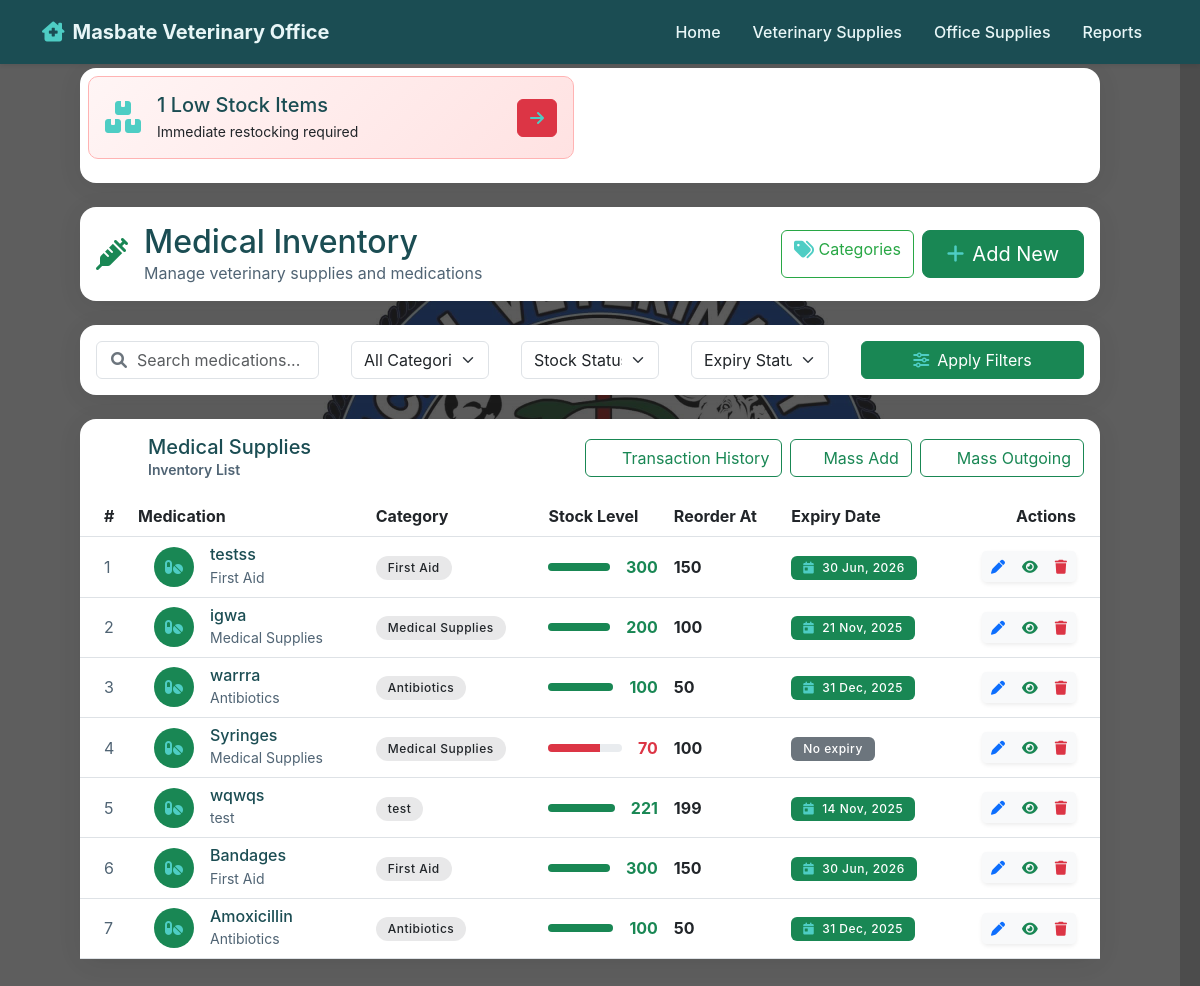
The app's page /vet/ (signed in) with its own data.
### vet_supplies/models.py (models this page shows, shortened)
class VetSupply(models.Model):
    name = models.CharField(max_length=200)
    quantity = models.IntegerField(default=0)
    created_at = models.DateTimeField(auto_now_add=True)
    updated_at = models.DateTimeField(auto_now=True)

class VetCategory(models.Model):
    name = models.CharField(
        max_length=100,
        unique=True,
        error_messages={'unique': 'This category already exists.'}
    )
    description = models.TextField(blank=True, default="")
    alert_threshold = models.PositiveIntegerField(
        default=0,
        help_text="Minimum quantity to trigger alerts (0 to disable)"
    )
    class Meta:
        verbose_name_plural = "Vet Categories"
        ordering = ['name']
    def __str__(self):
        return self.name

### vet_supplies/views.py (the view, shortened to what this page needs)
# urls.py: path('', VetSupplyList.as_view(), name='supply-list'),
class VetSupplyList(LoginRequiredMixin, ListView):
    model = VetSupply
    template_name = 'vet_supplies/list.html'
    context_object_name = 'supplies'
    paginate_by = 10
    def get_queryset(self):
        queryset = VetSupply.objects.select_related('category').all()
        search_query = self.request.GET.get('q')
        category_id = self.request.GET.get('category')
        stock_status = self.request.GET.get('stock_status')
        expiration_status = self.request.GET.get('expiration_status')
        if search_query:
            queryset = queryset.filter(
                Q(name__icontains=search_query) |
                Q(category__name__icontains=search_query)
            )
        if category_id and category_id.isdigit():
            queryset = queryset.filter(category_id=category_id)
        if stock_status == 'low':
            queryset = queryset.filter(quantity__lte=F('reorder_level'))
        elif stock_status == 'normal':
            queryset = queryset.filter(quantity__gt=F('reorder_level'))
        today = timezone.now().date()
        return queryset.distinct()
    def get_context_data(self, **kwargs):
        context = super().get_context_data(**kwargs)
        today = timezone.now().date()
        thirty_days_later = today + timedelta(days=30)
        context.update({
            'categories': VetCategory.objects.all(),
            'selected_category': self.request.GET.get('category', ''),
            'low_stock_count': VetSupply.objects.filter(
                quantity__lte=F('reorder_level')
            ).count(),
                'expiring_soon_count': VetSupply.objects.filter(
                expiration_date__gt=today,
                expiration_date__lte=thirty_days_later
            ).count(),
            'search_query': self.request.GET.get('q', ''),
            'selected_category': int(self.request.GET.get('category', 0) or 0),
            'stock_status': self.request.GET.get('stock_status', ''),
            'expiration_status': self.request.GET.get('expiration_status', '')
        })
        return context

### vet_supplies/models.py (called while the page is built)
    @property
    def needs_reorder(self):
        return self.quantity <= self.reorder_level

    @property
    def expiration_status(self):
        if not self.expiration_date:
            return 'non-expiring'
        today = timezone.now().date()
        delta = (self.expiration_date - today).days
        if delta < 0:
            return 'expired'
        if delta <= 7:
            return 'critical'
        if delta <= 30:
            return 'warning'
        return 'ok'

### vet_supplies/templatetags/vet_supplies_extras.py (called while the page is built)
@register.filter
def calc_percent(value, arg):
    try:
        return min((int(value) / int(arg)) * 100, 100)
    except (ValueError, ZeroDivisionError):
        return 0

### vet_supplies/templates/vet_supplies/list.html (shortened to what this page needs)
{% extends 'base.html' %}
{% load static %}
{% load humanize %}
{% load vet_supplies_extras %}
{% block content %}
<div class="container-fluid px-4">
    <div class="row mb-4">
        <div class="col-12">
            <div class="card shadow-blur border-0 overflow-hidden">
                <div class="card-body p-2">
                    <div class="row g-2">
                        {% if low_stock_count > 0 %}
                        <div class="col-md-6">
                            <div class="alert alert-gradient-danger d-flex align-items-center p-3 hover-lift">
                                <div class="alert-icon">
                                    <i class="fas fa-boxes fa-2x"></i>
                                </div>
                                <div class="flex-grow-1 ms-3">
                                    <h5 class="mb-1">{{ low_stock_count }} Low Stock Items</h5>
                                    <p class="mb-0 small">Immediate restocking required</p>
                                </div>
                                <a href="{% url 'vet_supplies:low-stock' %}" class="btn btn-danger btn-icon">
                                    <i class="fas fa-arrow-right"></i>
                                </a>
                            </div>
                        </div>
                        {% endif %}
                    </div>
                </div>
            </div>
        </div>
    </div>
    <div class="card shadow-blur border-0 mb-4">
        <div class="card-body p-3">
            <div class="d-flex align-items-center justify-content-between">
                <div class="d-flex align-items-center">
                    <i class="fas fa-syringe fa-2x text-success me-3"></i>
                    <div>
                        <h2 class="mb-0">Medical Inventory</h2>
                        <p class="text-muted mb-0">Manage veterinary supplies and medications</p>
                    </div>
                </div>
                <div class="d-flex gap-2">
                    <a href="{% url 'vet_supplies:category-list' %}"
                       class="btn btn-phoenix-primary btn-icon hover-lift"
                       data-bs-toggle="tooltip"
                       title="Manage Categories">
                        <i class="fas fa-tags fa-lg"></i> Categories
                    </a>
                    <a href="{% url 'vet_supplies:supply-create' %}"
                       class="btn btn-success btn-lg hover-lift px-4">
                        <i class="fas fa-plus me-2"></i>Add New
                    </a>
                </div>
            </div>
        </div>
    </div>
    <div class="card shadow-blur border-0 mb-4">
        <div class="card-body p-3">
            <form method="get" class="row g-3">
                <div class="col-12 col-lg-3">
                    <div class="search-box">
                        <i class="fas fa-search"></i>
                        <input type="text" name="q" class="form-control"
                               placeholder="Search medications..."
                               value="{{ search_query }}">
                    </div>
                </div>
                <div class="col-6 col-lg-2">
                    <select name="category" class="form-select">
                        <option value="">All Categories</option>
                    </select>
                </div>
                <div class="col-6 col-lg-2">
                    <select name="stock_status" class="form-select">
                        <option value="">Stock Status</option>
                    </select>
                </div>
                <div class="col-6 col-lg-2">
                    <select name="expiration_status" class="form-select">
                        <option value="">Expiry Status</option>
                    </select>
                </div>
                <div class="col-6 col-lg-3">
                    <button type="submit" class="btn btn-success w-100 hover-lift">
                        <i class="fas fa-sliders me-2"></i>Apply Filters
                    </button>
                </div>
            </form>
        </div>
    </div>
    <div class="card shadow-blur border-0">
        <div class="card-header bg-transparent p-3">
            <div class="d-flex justify-content-between align-items-center">
                <div class="d-flex align-items-center">
                    <i class="fas fa-capsules fa-2x text-vet me-3"></i>
                    <div>
                        <h5 class="mb-0">Medical Supplies</h5>
                        <p class="text-muted mb-0 small">Inventory List</p>
                    </div>
                </div>
                <div class="d-flex gap-2">
                    <a href="{% url 'vet_supplies:mass-outgoing-list' %}" class="btn btn-outline-success hover-lift">
                        <i class="fas fa-history me-2"></i>Transaction History
                    </a>
                    <a href="{% url 'vet_supplies:mass-add' %}" class="btn btn-outline-success hover-lift">
                        <i class="fas fa-file-upload me-2"></i>Mass Add
                    </a>
                    <a href="{% url 'vet_supplies:mass-outgoing' %}" class="btn btn-outline-success hover-lift">
                        <i class="fas fa-share me-2"></i>Mass Outgoing
                    </a>
                </div>
            </div>
        </div>
        <div class="card-body p-0">
            <div class="table-responsive">
                <table class="table table-hover align-middle mb-0">
                    <thead class="bg-success-soft">
                        <tr>
                            <th class="ps-4" style="width: 50px;">#</th>
                            <th>Medication</th>
                            <th>Category</th>
                            <th>Stock Level</th>
                            <th>Reorder At</th>
                            <th>Expiry Date</th>
                            <th class="pe-4 text-end">Actions</th>
                        </tr>
                    </thead>
                    <tbody>
                        {% for supply in object_list %}
                        <tr class="hover-lift {% if supply.expiration_status == 'expired' %}table-danger{% endif %}">
                            <td class="ps-4 text-muted">
                                {{ page_obj.start_index|add:forloop.counter0 }}
                            </td>
                            <td class="ps-4">
                                <div class="d-flex align-items-center">
                                    <div class="icon-shape bg-success text-white rounded-circle me-3">
                                        <i class="fas fa-pills"></i>
                                    </div>
                                    <div>
                                        <h6 class="mb-0">{{ supply.name }}</h6>
                                        <small class="text-muted">{{ supply.category }}</small>
                                    </div>
                                </div>
                            </td>
                            <td>
                                <span class="badge bg-dark bg-opacity-10 text-dark rounded-pill">
                                    {{ supply.category.name }}
                                </span>
                            </td>
                            <td>
                                <div class="d-flex align-items-center">
                                    <div class="progress flex-grow-1 me-3" style="height: 8px;">
                                        <div class="progress-bar bg-{% if supply.needs_reorder %}danger{% else %}success{% endif %}"
                                             style="width: {{ supply.quantity|calc_percent:supply.reorder_level }}%">
                                        </div>
                                    </div>
                                    <span class="text-{% if supply.needs_reorder %}danger{% else %}success{% endif %} fw-bold">
                                        {{ supply.quantity }}
                                    </span>
                                </div>
                            </td>
                            <td class="fw-bold">{{ supply.reorder_level }}</td>
                            <td>
                                {% if supply.expiration_date %}
                                <span class="badge badge-pill bg-{% if supply.expiration_status == 'expired' %}danger{% elif supply.expiration_status == 'expiring_soon' %}warning{% else %}success{% endif %}">
                                    <i class="fas fa-calendar-day me-2"></i>{{ supply.expiration_date|date:"d M, Y" }}
                                </span>
                                {% else %}
                                <span class="badge bg-secondary">No expiry</span>
                                {% endif %}
                            </td>
                            <td class="pe-4 text-end">
                                <div class="btn-group shadow-sm">
                                    <a href="{% url 'vet_supplies:supply-update' supply.pk %}"
                                       class="btn btn-sm btn-light hover-lift"
                                       data-bs-toggle="tooltip"
                                       title="Edit">
                                        <i class="fas fa-pen text-primary"></i>
                                    </a>
                                    <a href="{% url 'vet_supplies:supply-detail' supply.pk %}"
                                       class="btn btn-sm btn-light hover-lift"
                                       data-bs-toggle="tooltip"
                                       title="View Details">
                                        <i class="fas fa-eye text-success"></i>
                                    </a>
                                    <a href="{% url 'vet_supplies:supply-delete' supply.pk %}"
                                       class="btn btn-sm btn-light hover-lift"
                                       data-bs-toggle="tooltip"
                                       title="Delete"
                                       onclick="return confirm('Delete {{ supply.name }}?')">
                                        <i class="fas fa-trash text-danger"></i>
                                    </a>
                                </div>
                            </td>
                        </tr>
                        {% endfor %}
                    </tbody>
                </table>
            </div>
        </div>
    </div>
</div>
{% endblock %}

### vet_supplies/templates/vet_supplies/list.html (style rules this page uses)
.shadow-blur { box-shadow: 0 4px 25px rgba(0,0,0,0.08); border-radius: 1rem; }
.hover-lift { transition: all 0.2s ease; }
.alert-gradient-danger { background: linear-gradient(135deg, #fff5f5, #ffe2e2); border: 1px solid #ffb3b3; }
.icon-shape { width: 40px; height: 40px; display: flex; align-items: center; justify-content: center; }
.search-box { position: relative; }
.search-box i { position: absolute; left: 15px; top: 50%; transform: translateY(-50%); color: #6c757d; }
.search-box input { padding-left: 40px; }
.bg-success-soft { background-color: rgba(40, 167, 69, 0.1); }

### records on screen
VetSupply: start_index|add "1", name "testss", category "First Aid", category.name "First Aid", quantity "300", reorder_level "150", expiration_date "30 Jun, 2026"
VetSupply: start_index|add "2", name "igwa", category "Medical Supplies", category.name "Medical Supplies", quantity "200", reorder_level "100", expiration_date "21 Nov, 2025"
VetSupply: start_index|add "3", name "warrra", category "Antibiotics", category.name "Antibiotics", quantity "100", reorder_level "50", expiration_date "31 Dec, 2025"
VetSupply: start_index|add "4", name "Syringes", category "Medical Supplies", category.name "Medical Supplies", quantity "70", reorder_level "100", shows "No expiry"
VetSupply: start_index|add "5", name "wqwqs", category "test", category.name "test", quantity "221", reorder_level "199", expiration_date "14 Nov, 2025"
VetSupply: start_index|add "6", name "Bandages", category "First Aid", category.name "First Aid", quantity "300", reorder_level "150", expiration_date "30 Jun, 2026"
VetSupply: start_index|add "7", name "Amoxicillin", category "Antibiotics", category.name "Antibiotics", quantity "100", reorder_level "50", expiration_date "31 Dec, 2025"

### other values on screen
{{ low_stock_count }} "1"
